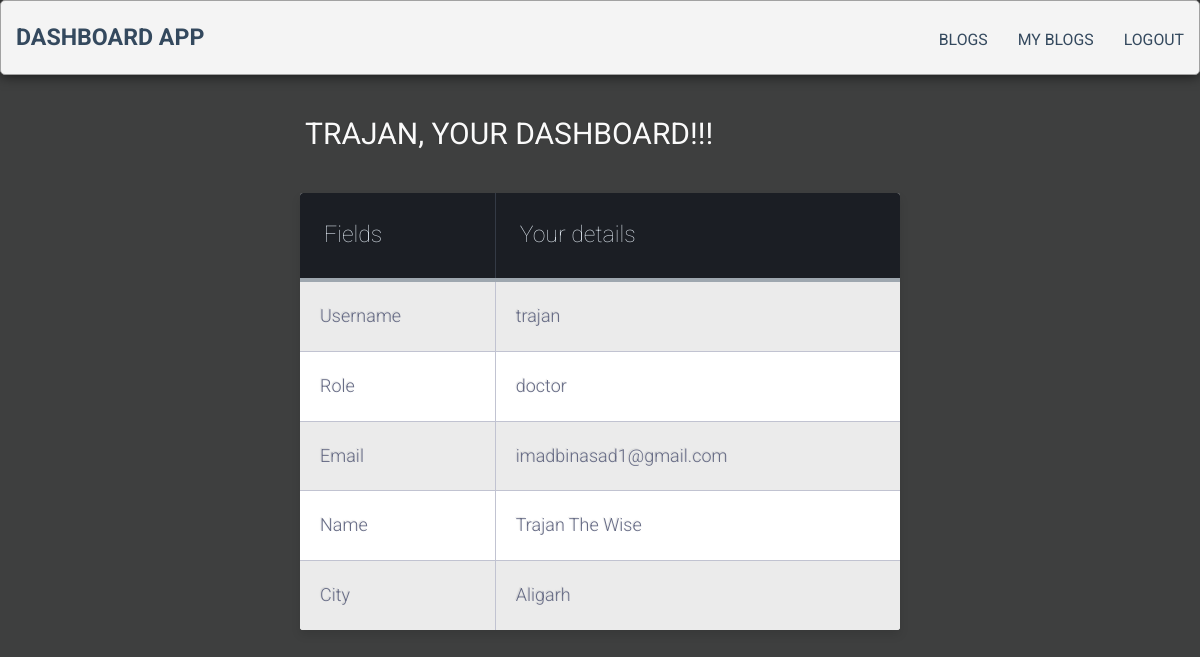
Screenshot of / (signed in) with the database file from the repository.
### base/models.py (models this page shows)
class CustomUser(AbstractUser):
    address = models.TextField(null=True, blank=False)
    city = models.CharField(max_length=200, null=True, blank=False)
    pincode = models.IntegerField(null=True, blank=False)
    image = models.ImageField(upload_to="image", null=True, blank=True)
    role = models.CharField(max_length=10, choices=ROLE_CHOICES, default="doctor")

### base/views.py (the view)
# urls.py: path("", views.home, name="home"),
def home(request):
    return render(request, "base/home.html")

### base/templates/base/home.html (shortened to what this page needs)
{% extends 'main.html' %} {% block content %}
{% if request.user.is_authenticated %}
<div class="table-title">
  <h3>{{request.user.first_name}}, your Dashboard!!!</h3>
</div>
<table class="table-fill">
  <thead>
    <tr>
      <th class="text-left">Fields</th>
      <th class="text-left">Your details</th>
    </tr>
  </thead>
  <tbody class="table-hover">
    <tr>
      <td class="text-left">Username</td>
      <td class="text-left">{{request.user.username}}</td>
    </tr>
    <tr>
      <td class="text-left">Role</td>
      <td class="text-left">{{request.user.role}}</td>
    </tr>
    <tr>
      <td class="text-left">Email</td>
      <td class="text-left">{{request.user.email}}</td>
    </tr>
    <tr>
      <td class="text-left">Name</td>
      <td class="text-left">
        {{request.user.first_name}} {{request.user.last_name}}
      </td>
    </tr>
    <tr>
      <td class="text-left">City</td>
      <td class="text-left">{{request.user.city}}</td>
    </tr>
  </tbody>
</table>
{% else %}
<h1 class="heading">Welcome to the Dashboard Blog App</h1>
<h1 class="heading">Login to start!!!</h1>
{% endif %} {% endblock %}

### templates/navbar.html (style rules this page uses)
* { box-sizing: border-box; }
body { font-family: "Montserrat", sans-serif; line-height: 1.6; margin: 0; min-height: 100vh; }
h2, h3, a { color: #34495e; }

### base/templates/base/home.html (style rules this page uses)
body { background-color: #302e3c; }
body { background-color: #3e3f3f; font-family: "Roboto", helvetica, arial, sans-serif; font-size: 16px; font-weight: 400; text-rendering: optimizeLegibility; }
div.table-title { display: block; margin: auto; max-width: 600px; padding: 5px; width: 100%; }
.table-title h3 { color: #fafafa; font-size: 30px; font-weight: 400; font-style: normal; font-family: "Roboto", helvetica, arial, sans-serif; text-shadow: -1px -1px 1px rgba(0, 0, 0, 0.1); text-transform: uppercase; }
.table-fill { background: white; border-radius: 3px; border-collapse: collapse; height: 320px; margin: auto; max-width: 600px; padding: 5px; width: 100%; box-shadow: 0 5px 10px rgba(0, 0, 0, 0.1); animation: float 5s infinite; }
th { color: #d5dde5; background: #1b1e24; border-bottom: 4px solid #9ea7af; border-right: 1px solid #343a45; font-size: 23px; font-weight: 100; padding: 24px; text-align: left; text-shadow: 0 1px 1px rgba(0, 0, 0, 0.1); vertical-align: middle; }
th:first-child { border-top-left-radius: 3px; }
th:last-child { border-top-right-radius: 3px; border-right: none; }
tr { border-top: 1px solid #c1c3d1; border-bottom-: 1px solid #c1c3d1; color: #666b85; font-size: 16px; font-weight: normal; text-shadow: 0 1px 1px rgba(256, 256, 256, 0.1); }
tr:first-child { border-top: none; }
tr:last-child { border-bottom: none; }
tr:nth-child(odd) td { background: #ebebeb; }
tr:last-child td:first-child { border-bottom-left-radius: 3px; }
tr:last-child td:last-child { border-bottom-right-radius: 3px; }
td { background: #ffffff; padding: 20px; text-align: left; vertical-align: middle; font-weight: 300; font-size: 18px; text-shadow: -1px -1px 1px rgba(0, 0, 0, 0.1); border-right: 1px solid #c1c3d1; }
td:last-child { border-right: 0px; }
th.text-left { text-align: left; }
td.text-left { text-align: left; }

### rows the page displays
CustomUser: user.first_name "TRAJAN", user.username "trajan", user.role "doctor", user.email "imadbinasad1@gmail.com", user.first_name "Trajan", user.last_name "The Wise", user.city "Aligarh"
